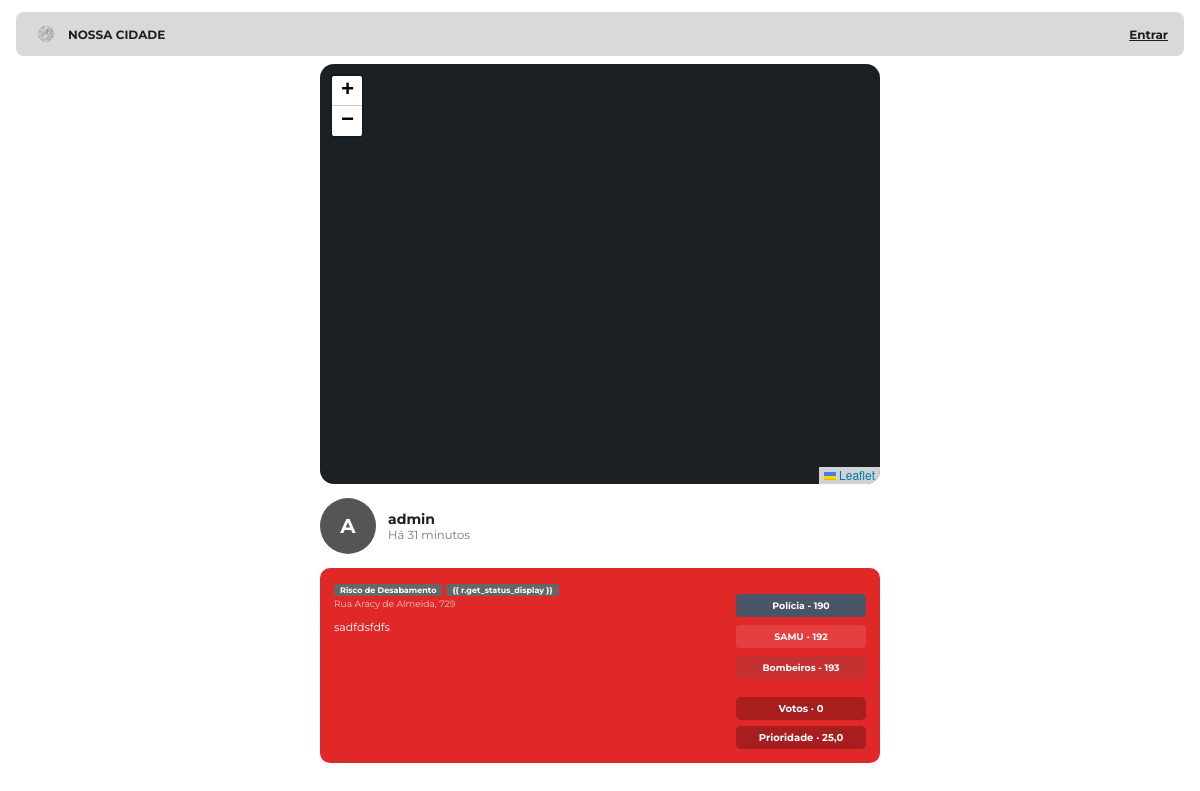
Screenshot of /relatos/8/ with the database file from the repository.
### nossacidade/models.py (models this page shows, shortened)
class Reclamacao(models.Model):
    STATUS_CHOICES = [
        ('ABERTO', 'Aberto'),
        ('ANALISE', 'Em análise'),
        ('ANDAMENTO', 'Equipe no local'),
        ('RESOLVIDO', 'Resolvido'),
    ]
    autor = models.ForeignKey(User, on_delete=models.SET_NULL, null=True, blank=True)
    categoria = models.ForeignKey(Categoria, on_delete=models.PROTECT, verbose_name="Categoria")
    titulo = models.CharField(verbose_name="Título do Problema", max_length=100, blank=False, default="Sem Título")
    descricao = models.TextField(verbose_name="Descrição", blank=False)
    imagem = models.ImageField(verbose_name="Foto do Problema", upload_to='relatos/', blank=True, null=True)
    endereco = models.CharField(verbose_name="Endereço Aproximado", max_length=200, blank=False)
    latitude = models.FloatField(verbose_name="Latitude", null=True, blank=True)
    longitude = models.FloatField(verbose_name="Longitude", null=True, blank=True)
    data_relato = models.DateTimeField(verbose_name="Data do Relato", auto_now_add=True)
    upvotes = models.IntegerField(verbose_name="Votos", default=0)
    status = models.CharField(max_length=20, choices=STATUS_CHOICES, default='ABERTO')
    @property
    def score_prioridade(self):
        if not self.categoria:
            return 0
        base = self.categoria.gravidade * self.categoria.urgencia
        fator_votos = 1 + math.log10(max(0, self.upvotes) + 1)
        dias_aberto = (timezone.now() - self.data_relato).days
        fator_tempo = dias_aberto * 0.5
        prioridade = (base * fator_votos) + fator_tempo
        return round(prioridade, 2)
    class Meta:
        ordering = ['id']
        verbose_name = "Reclamação"
        verbose_name_plural = "Reclamações"

class Categoria(models.Model):
    nome = models.CharField(verbose_name="Nome da Categoria", max_length=50)
    gravidade = models.IntegerField(verbose_name="Gravidade (1 a 5)", default=1)
    urgencia = models.IntegerField(verbose_name="Urgência (1 a 5)", default=1)
    class Meta:
        ordering = ['id']
        verbose_name = "Categoria"
        verbose_name_plural = "Categorias"

### nossacidade/views.py (the view)
# urls.py: path("relatos/<int:pk>/", ReclamacaoDetailView.as_view(),name="reclamacao_detail"),
class ReclamacaoDetailView(DetailView):
    model = Reclamacao
    template_name = "nossacidade/reclamacao_detail.html"
    context_object_name = "reclamacao"

### nossacidade/prioridade.py (called while the page is built)
def nivel_prioridade(score):
    if score >= 20:
        return "critica"
    if score >= 12:
        return "alta"
    if score >= 6:
        return "media"
    return "baixa"

### nossacidade/templatetags/nc_tags.py (called while the page is built)
@register.filter
def nivel(reclamacao):
    return nivel_prioridade(reclamacao.score_prioridade)

@register.filter
def nome_autor(user):
    if not user:
        return "Autor removido"
    return user.get_full_name() or user.username

@register.filter
def iniciais(user):
    return nome_autor(user)[:1].upper()

### nossacidade/templates/nossacidade/reclamacao_detail.html (shortened to what this page needs)
{% extends "nossacidade/base.html" %}{% load static nc_tags %}
{% block head %}
<link rel="stylesheet" href="https://cdnjs.cloudflare.com/ajax/libs/leaflet/1.9.4/leaflet.min.css">{% endblock %}
{% block conteudo %}
{% with r=reclamacao %}
<article class="detalhe">
  {% if r.latitude is not None and r.longitude is not None %}<div id="mapa" class="mapa-detalhe"></div>{% endif %}
  <div class="autor-linha">
    <span class="avatar grande">{{ r.autor|iniciais }}</span>
    <div>
      <strong>{{ r.autor|nome_autor }}</strong>
      <small>Há {{ r.data_relato|timesince }}</small>
    </div>
  </div>
  <div class="card-detalhe {{ r|nivel }}">
    <div class="detalhe-corpo">
      <div class="tags"><span class="tag">{{ r.categoria.nome }}</span><span class="tag">{{ r.get_status_display
          }}</span></div>
      <small class="card-end">{{ r.endereco }}</small>
      <p>{{ r.descricao|linebreaksbr }}</p>
    </div>
    <div class="detalhe-lado">
      <div class="botoes-emergencia" style="display: flex; flex-direction: column; gap: 8px; margin: 12px 0;">
        <a href="tel:190"
          style="background-color: #4A5568; color: #fff; padding: 6px 12px; text-decoration: none; border-radius: 4px; text-align: center; font-size: 0.85em; font-weight: bold;">Polícia
          - 190</a>
        <a href="tel:192"
          style="background-color: #E53E3E; color: #fff; padding: 6px 12px; text-decoration: none; border-radius: 4px; text-align: center; font-size: 0.85em; font-weight: bold;">SAMU
          - 192</a>
        <a href="tel:193"
          style="background-color: #C53030; color: #fff; padding: 6px 12px; text-decoration: none; border-radius: 4px; text-align: center; font-size: 0.85em; font-weight: bold;">Bombeiros
          - 193</a>
      </div>
      <span class="pilula">Votos · {{ r.upvotes }}</span>
      <span class="pilula">Prioridade · {{ r.score_prioridade }}</span>
    </div>
  </div>
</article>
{% endwith %}
{% endblock %}

### nossacidade/static/nossacidade/css/nossacidade.css (style rules this page uses)
:root { --verde:#7cc742;--cinza:#d9d9d9;--fundo-auth:#a9a9a9;--texto:#1f1f1f; --critica:#e02828;--alta:#f57c1f;--media:#f2b705;--baixa:#12a84a; --c0:#6b3a3a;--c1:#7cc742;--c2:#ffc800;--c3:#2f6fb3 }
* { box-sizing:border-box }
body { margin:0;font-family:Montserrat,system-ui,sans-serif;color:var(--texto);background:#fff;font-size:14px }
a { color:inherit }
.avatar { display:inline-grid;place-items:center;width:32px;height:32px;border-radius:50%;background:#555;color:#fff;font:700 13px Montserrat,sans-serif;border:0;flex:none }
.avatar.grande { width:56px;height:56px;font-size:20px }
#mapa { height:420px;border-radius:14px;background:#1b2024 }
.card-end { display:block;opacity:.75 }
.tags { display:flex;gap:4px;margin:2px 0 }
.tag { background:#666;color:#fff;border-radius:3px;padding:1px 6px;font-size:8px;font-weight:700 }
.detalhe { max-width:560px;margin:0 auto;display:grid;gap:14px }
.mapa-detalhe { height:260px;border-radius:14px }
.autor-linha { display:flex;gap:12px;align-items:center }
.autor-linha small { display:block;color:#777 }
.card-detalhe { display:grid;grid-template-columns:1fr 130px;gap:12px;padding:14px;border-radius:10px;color:#fff;font-size:11px }
.card-detalhe.critica { background:var(--critica) }
.detalhe-lado { display:grid;gap:6px;align-content:start }
.pilula { background:rgba(0,0,0,.25);border-radius:5px;padding:5px;text-align:center;font-size:10px;font-weight:700 }

### rows the page displays
Reclamacao: autor|iniciais "A", autor|nome_autor "admin", data_relato "31 minutos", categoria.nome "Risco de Desabamento", endereco "Rua Aracy de Almeida, 729", descricao "sadfdsfdfs", upvotes "0", score_prioridade "25,0"
